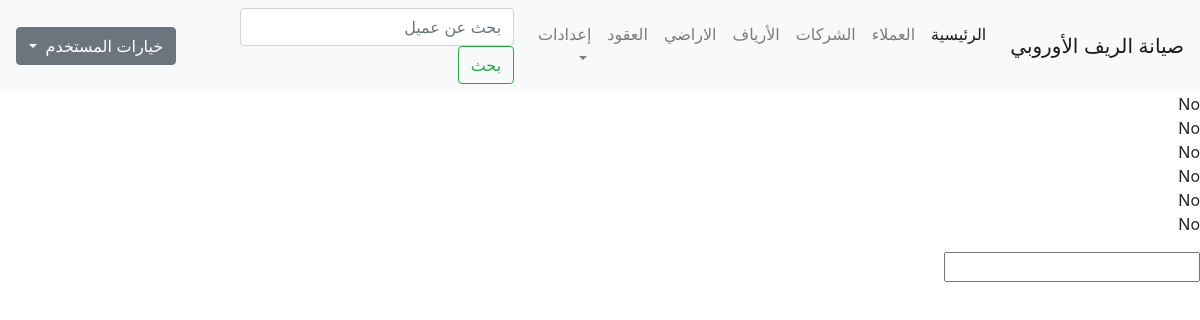
The page /settings.php on the database its author committed.
### tables this page shows
CREATE TABLE `maint` (
  `maint_id` int(11) NOT NULL,
  `contract_id` int(11) NOT NULL,
  `balance` int(255) NOT NULL,
  `start_date` date NOT NULL,
  `end_date` date NOT NULL,
  `billed_to_date` date NOT NULL,
  `maint_fee` int(11) NOT NULL DEFAULT '750'
);

### init.php (the view, shortened to what this page needs)
<?php
include 'db.php';
$tbl = "includes/";
include $tbl . 'header.php';
if (!isset($noNavbar)) {
    include $tbl . 'nav.php';
}
$stmtC = $db->prepare('SELECT contracts.contract_id , contracts.total_space, maint.balance, maint.start_date, maint.end_date, maint.maint_fee
 FROM contracts
INNER JOIN maint on contracts.contract_id = maint.contract_id');
$stmtC->execute();
$rows = $stmtC->fetchAll();
$curDate = date('Y-m-d');
foreach ($rows as $row) {
    $expDate = $row['start_date'];
    if ($expDate < $curDate) {
         $d = (int)abs((strtotime($curDate) - strtotime($expDate))/(60*60*24*30));;
        echo '<h3> diffrence is ' . $d . '</h3><br>';
        $m = $d * $row['total_space'] * $row['maint_fee'];
        $blnc = $row['balance'];
        $start_date_ = $curDate;
        $end_date_ = date("Y-m-d", strtotime(date("Y-m-d", strtotime($start_date_)). "next month"));
        echo '<h3> Next End Date is ' . $end_date_ . '</h3><br>';
        $updateBalance = $db->prepare('UPDATE maint SET balance = :zblnce, start_date = :sdt, end_date = :edt WHERE contract_id = :zid');
        $updateBalance->execute(array(
            ':zblnce' => $m + $blnc,
            ':zid'  => $row['contract_id'],
            ':sdt'  => $start_date_,
            ':edt'  => $end_date_
        ));
    } else {
        echo 'No' . '<br>';
    }
}

### rows shown on the page
maint: start_date "No"
maint: start_date "No"
maint: start_date "No"
maint: start_date "No"
maint: start_date "No"
maint: start_date "No"
